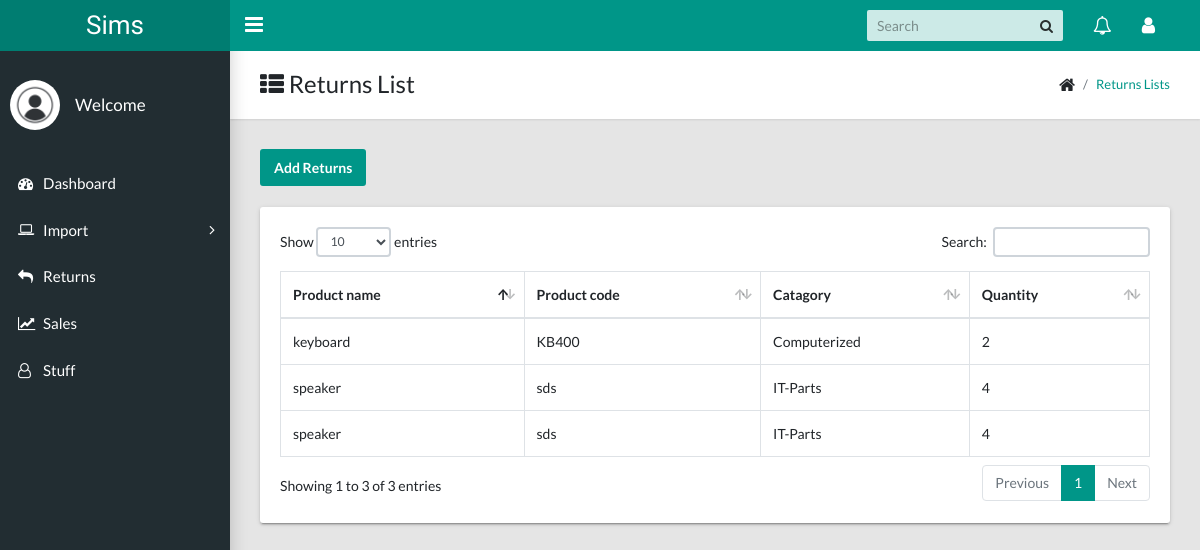
Page /returns-products/ on the committed database.
### account/models.py (models this page shows, shortened)
class addReturn(models.Model):
    P_name = models.CharField(max_length=25,blank=False,null=False)
    P_code = models.CharField(max_length=25,blank=False,null=False)
    P_category = models.CharField(max_length=25,blank=False,null=False)
    P_quantity = models.CharField(max_length=25,blank=False,null=False)

### account/views.py (the view)
# urls.py: path('returns-products/', views.return_set, name = 'return' ),
def return_set(request):
    dataset = addReturn.objects.all()
    contex = {
        'dataset': dataset,
    }
    return  render(request, 'returns.html',contex)

### templates/returns.html (shortened to what this page needs)
<!DOCTYPE html>
{% load static %}
<html lang="en">
  <head>
    <link rel="stylesheet" type="text/css" href="{% static 'css/main.css' %}">
    <link rel="stylesheet" type="text/css" href="https://maxcdn.bootstrapcdn.com/font-awesome/4.7.0/css/font-awesome.min.css">
  </head>
  <body class="app sidebar-mini">
    <header class="app-header"><a class="app-header__logo" href="#">Sims</a>
      <a class="app-sidebar__toggle" href="#" data-toggle="sidebar" aria-label="Hide Sidebar"></a>
      <ul class="app-nav">
        <li class="app-search">
          <input class="app-search__input" type="search" placeholder="Search">
          <button class="app-search__button"><i class="fa fa-search"></i></button>
        </li>
        <li class="dropdown"><a class="app-nav__item" href="#" data-toggle="dropdown" aria-label="Show notifications"><i class="fa fa-bell-o fa-lg"></i></a>
        </li>
        <li class="dropdown"><a class="app-nav__item" href="#" data-toggle="dropdown" aria-label="Open Profile Menu"><i class="fa fa-user fa-lg"></i></a>
        </li>
      </ul>
    </header>
    <aside class="app-sidebar">
        <div class="app-sidebar__user"><img class="app-sidebar__user-avatar img-fluid" src="{% static 'images/avatar.jpg' %}" alt="User Image" >
            <div>
              <p class="app-sidebar__user-name">Welcome</p>
            </div>
          </div>
      <ul class="app-menu">
        <li><a class="app-menu__item" href="{% url 'account:home' %}"><i class="app-menu__icon fa fa-dashboard"></i><span class="app-menu__label">Dashboard</span></a></li>
        <li class="treeview"><a class="app-menu__item" href="#" data-toggle="treeview"><i class="app-menu__icon fa fa-laptop"></i><span class="app-menu__label">Import</span><i class="treeview-indicator fa fa-angle-right"></i></a>
        </li>
        <li><a class="app-menu__item" href="{% url 'account:return' %}"><i class="app-menu__icon fa fa-reply" aria-hidden="true"></i><span class="app-menu__label">Returns</span></a></li>
        <li><a class="app-menu__item" href="{% url 'account:sale' %}"><i class="app-menu__icon fa fa-line-chart" aria-hidden="true"></i><span class="app-menu__label">Sales</span></a></li>
        <li><a class="app-menu__item" href="{% url 'account:my_user' %}"><i class="app-menu__icon fa fa-user-o" aria-hidden="true"></i><span class="app-menu__label">Stuff</span></a></li>
      </ul>
    </aside>
    <main class="app-content">
      <div class="app-title">
        <div>
          <h1><i class="fa fa-th-list"></i> Returns List</h1>
        </div>
        <ul class="app-breadcrumb breadcrumb side">
          <li class="breadcrumb-item"><i class="fa fa-home fa-lg"></i></li>
          <li class="breadcrumb-item active"><a href="#">Returns Lists</a></li>
        </ul>
      </div>
      <a href="{% url 'account:addreturn' %}"><button class="btn btn-primary">Add Returns</button></a><br><br>
      <div class="row">
        <div class="col-md-12">
          <div class="tile">
            <div class="tile-body">
              <div class="table-responsive">
                <table class="table table-hover table-bordered" id="sampleTable">
                  <thead>
                    <tr>
                      <th>Product name</th>
                      <th>Product code</th>
                      <th>Catagory</th>
                      <th>Quantity</th>
                    </tr>
                  </thead>
                  <tbody>
                  {% for data in dataset %}
                  <tr>
                      <td>{{ data.P_name}}</td>
                      <td>{{ data.P_code }}</td>
                      <td>{{ data.P_category}}</td>
                      <td>{{ data.P_quantity }}</td>
                    </tr>
                  {% endfor %}
                  </tbody>
                </table>
              </div>
            </div>
          </div>
        </div>
      </div>
    </main>
  </body>
</html>

### rows in the picture
addReturn: P_name "keyboard", P_code "KB400", P_category "Computerized", P_quantity "2"
addReturn: P_name "speaker", P_code "sds", P_category "IT-Parts", P_quantity "4"
addReturn: P_name "speaker", P_code "sds", P_category "IT-Parts", P_quantity "4"
